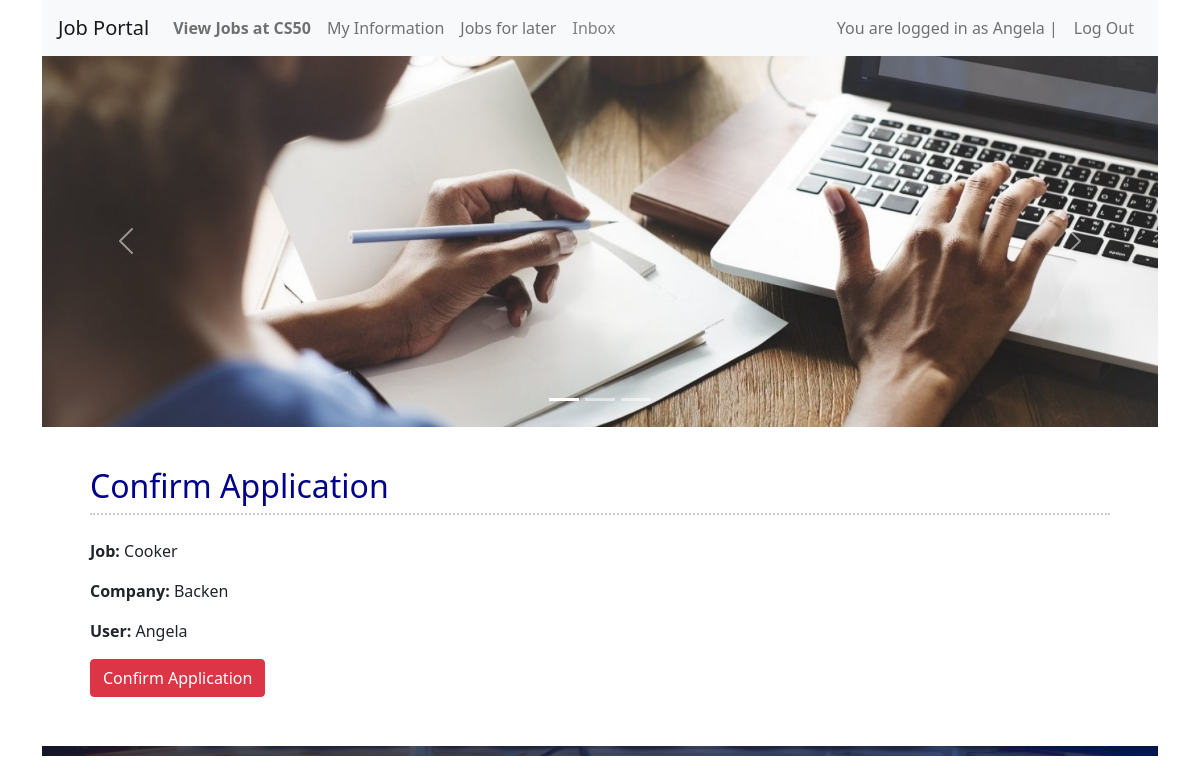
The app's page /step2/1 (signed in) with its own data.
### joboffers/models.py (models this page shows, shortened)
class User(AbstractUser):
    pass

class Offer_job(models.Model):
    STATUS_CHOICES = [
        ('available', 'Available'),
        ('filled', 'Filled'),
    ]
    title = models.CharField(max_length=1000, default="")
    company_name = models.CharField(max_length=1000, default="Reserved")
    company_data = models.CharField(max_length=1000, default="")
    job_description = models.CharField(max_length=1000, default="")
    category = models.CharField(max_length=140, default="")
    location =models.CharField(max_length=1000, default="")
    status = models.CharField(max_length=20, choices=STATUS_CHOICES, default='available')
    saved_by = models.ManyToManyField(User, related_name='saved_jobs', blank=True)
    created_by = models.ForeignKey(User, on_delete=models.CASCADE, related_name='created_jobs', null=True, blank=True)
    posted_by = models.ForeignKey(User, on_delete=models.CASCADE, related_name='posted_jobs', null=True, blank=True)

class User_profile(models.Model):
    user = models.ForeignKey(User, on_delete=models.CASCADE)
    title = models.CharField(max_length=400, default="")
    experience = models.CharField(max_length=1000)
    habilities = models.CharField(max_length=1000)
    years = models.IntegerField(default=0)
    resume = models.FileField(upload_to='resumes/', null=True, blank=True)

### joboffers/views.py (the view)
# urls.py: path("step2/<int:job_id>", views.step2, name="step2"),
def step2(request, job_id):
    job = get_object_or_404(Offer_job, id=job_id)
    current_user = request.user
    try:
        user_profile = User_profile.objects.get(user=current_user)
    except User_profile.DoesNotExist:
        user_profile = User_profile.objects.create(user=current_user)
    return render(request, 'joboffers/step2.html', {
        'job': job,
        'user_profile': user_profile
    })

### joboffers/templates/joboffers/step2.html (shortened to what this page needs)
{% extends "joboffers/layout.html" %}
{% block body %}
<div class="my-3 mx-5" style="align-items: center;">
    <h2>Confirm Application</h2>
    <div style="border-top: 2px dotted #ccc"></div><br>
    <p><strong>Job:</strong> {{ job.title }}</p>
    <P><strong>Company:</strong> {{ job.company_name }}</P>
    <p><strong>User:</strong> {{ user_profile.user.username }}</p>
    <form action="{% url 'confirm_application' job.id %}" method="post">
        <button type="submit" class="btn btn-danger">Confirm Application</button>
    </form>
</div>
{% endblock %}

### joboffers/templates/joboffers/layout.html (shortened to what this page needs)
{% load static %}
<!DOCTYPE html>
<html lang="en">
<head>
    <link rel="stylesheet" href="https://stackpath.bootstrapcdn.com/bootstrap/4.4.1/css/bootstrap.min.css">
    <link href="{% static 'joboffers/styles.css' %}" rel="stylesheet">
    <link rel="stylesheet" href="https://use.fontawesome.com/releases/v6.4.0/css/all.css">
    <link href="https://cdn.jsdelivr.net/npm/bootstrap@5.1.3/dist/css/bootstrap.min.css" rel="stylesheet">
</head>
<body>
    <div class="container">
            <nav class="navbar navbar-expand-lg navbar-light bg-light">
            <a class="navbar-brand" href="{% url 'index' %}">Job Portal</a>
            <div class="collapse navbar-collapse" id="navbarNav">
                <ul class="navbar-nav mr-auto">
                    {% if user.is_authenticated %}
                        <li class="nav-item">
                            <a class="nav-link" href="{% url 'search_jobs' %}"><strong>View Jobs at CS50</strong></a>
                        </li>
                        <li class="nav-item">
                            <a class="nav-link" href="{% url 'profile' %}">My Information</a>
                        </li>
                        <li class="nav-item">
                            <a class="nav-link" href="{% url 'saved_jobs' %}">Jobs for later</a>
                        </li>
                        <li class="nav-item">
                            {% if unread_messages %}
                                <a class="nav-link" href="{% url 'inbox' %}" style="color: red;">Inbox</a>
                            {% else %}
                                <a class="nav-link" href="{% url 'inbox' %}" style="color: grey;">Inbox</a>
                            {% endif %}
                        </li>
                </ul>
                <div class="navbar-nav ml-auto">
                    <span class="nav-item nav-link">
                        You are logged in as {{ user.username }} |
                    </span>
                    <a class="nav-item nav-link" href="{% url 'logout_view' %}">
                        Log Out
                    </a>
                </div>
                    {% endif %}
            </div>
        </nav>
        <div id="carouselExampleCaptions" class="carousel slide" data-bs-ride="carousel">
            <div class="carousel-indicators">
            <button type="button" data-bs-target="#carouselExampleCaptions" data-bs-slide-to="0" class="active" aria-current="true" aria-label="Slide 1"></button>
            <button type="button" data-bs-target="#carouselExampleCaptions" data-bs-slide-to="1" aria-label="Slide 2"></button>
            <button type="button" data-bs-target="#carouselExampleCaptions" data-bs-slide-to="2" aria-label="Slide 3"></button>
            </div>
            <div class="carousel-inner">
                {% if user.is_authenticated %}
                    <div class="carousel-item active">
                        <img src="{% static 'joboffers/JobSearch2.jpg' %}" class="d-block w-100" alt="firstslide" style="max-height: 400px;">
                        <div class="carousel-caption d-none d-md-block">
                        </div>
                    </div>
                {% endif %}
            </div>
            <button class="carousel-control-prev" type="button" data-bs-target="#carouselExampleCaptions" data-bs-slide="prev">
            <span class="carousel-control-prev-icon" aria-hidden="true"></span>
            </button>
            <button class="carousel-control-next" type="button" data-bs-target="#carouselExampleCaptions" data-bs-slide="next">
            <span class="carousel-control-next-icon" aria-hidden="true"></span>
            </button>
        </div>
        <br>
        <div class="body">
            {% block body %}
            {% endblock %}
        </div>
    </div>
</body>
<footer>
    <br>
    <div class="container">
        <div class="text-center">
            <img src="{% static 'joboffers/footer3.png' %}" class="img-fluid" alt="footerpic" style="max-height: 10px;">
        </div>
    </div>
</footer>
</html>

### joboffers/static/joboffers/styles.css (style rules this page uses)
body { background-color: #fff; color: #000; font-family: 'Arial', sans-serif; }
h1, h2, h3, h4, h5, h6 { color: darkblue; }
footer img { width: 100%; }
footer { max-width: none; }

### records on screen
User: username "Angela"
Offer_job: title "Cooker", company_name "Backen"
User_profile: user.username "Angela"
